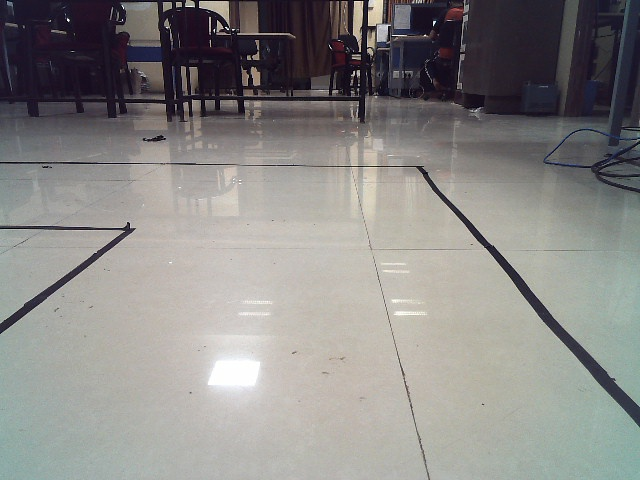
#> input picture src/custom_follow/dataset/left/left_00004.jpg, 640 x 480 px; its folder holds only this picture in this run
$ python calibrate_shapes.py
#> lines starting #> are read from the running program, lines starting #| are printed output that depends on the picture; after the words box and inside, x2 and y2 are one past the last pixel; in counts of white or black regions, pixels touching at a corner belong together
#!/usr/bin/env python3
"""
Shape-Calibration Tool
======================
Run the full lane-detection pipeline on static images so you can tune
parameters BEFORE deploying on the bot.

Usage
-----
1. Create a folder with sub-folders named after each scenario:
       images/
           straight/     *.jpg / *.png   (straight lane)
           left_turn/
           right_turn/
           intersection/
           dead_end/

2. Run:
       python3 calibrate_shapes.py
   or point it at a different root folder:
       python3 calibrate_shapes.py --images_dir /path/to/your/folder

Keyboard controls (per image)
------------------------------
  Arrow Right / Space  – next image
  Arrow Left           – previous image
  g                    – cycle display mode:
                            [0] colour + lines overlay
                            [1] greyscale
                            [2] Gaussian blur
                            [3] Canny edges
                            [4] ROI mask applied to edges
  +  / =               – widen outer-boundary zone (include more frame)
  -                    – shrink outer-boundary zone (far-field only)
  w                    – widen ROI top
  n                    – narrow ROI top
  h                    – raise ROI (move up)
  l                    – lower ROI (move down)
  p                    – print current parameter values to terminal
  q  / Escape          – quit
"""

import os
import sys
import argparse
import glob
import cv2
import numpy as np


# ── Default pipeline parameters (mirror kayro.py defaults) ────────────────────
DEFAULTS = dict(
    roi_top_width    = 0.20,   # fraction of half-width at top of ROI trapezoid
    roi_height       = 0.55,   # y fraction where ROI top edge sits (0=top,1=bottom)
    outer_zone_frac  = 0.75,   # only lines with centre y < frac*H feed shape classifier
    kernel_size      = 9,      # Gaussian kernel size (must be odd)
    canny_low        = 60,
    canny_high       = 150,
    hough_threshold  = 45,
    hough_min_len    = 40,
    hough_max_gap    = 100,
)

# Actual folder names inside lane_detection/
CATEGORIES = ['straight', 'left', 'right', 'lane_endings', 'deadend']

COLOUR_MAP = {
    'horiz':      (255,   0,   0),   # blue
    'diag_left':  (  0, 255,   0),   # green
    'diag_right': (  0,   0, 255),   # red
    'vert_left':  (255,   0, 255),   # magenta
    'vert_right': (  0, 255, 255),   # cyan
    'excluded':   (100, 100, 100),   # grey
}
THICKNESS_MAP = {k: (1 if k == 'excluded' else 3) for k in COLOUR_MAP}

SHAPE_COLOUR = {
    'STRAIGHT':     (200, 200, 200),
    'TURN_LEFT':    (  0, 165, 255),
    'TURN_RIGHT':   (  0, 165, 255),
    'INTERSECTION': (  0, 255, 255),
    'DEAD_END':     (  0,   0, 255),
}

DISPLAY_MODES = ['overlay', 'grey', 'blur', 'edges', 'masked_edges']


# ── Pipeline functions ─────────────────────────────────────────────────────────

def build_roi_mask(shape, roi_top_width, roi_height):
    h, w = shape[:2]
    cx = w / 2
    tl_x = int(cx - w * roi_top_width)
    tr_x = int(cx + w * roi_top_width)
    top_y = int(h * roi_height)
    verts = np.array([[(0, h), (tl_x, top_y), (tr_x, top_y), (w, h)]], dtype=np.int32)
    mask = np.zeros((h, w), dtype=np.uint8)
    cv2.fillPoly(mask, verts, 255)
    return mask, verts


def process_image(im, p):
    """Return intermediate images and Hough lines."""
    gray    = cv2.cvtColor(im, cv2.COLOR_BGR2GRAY)
    blur    = cv2.GaussianBlur(gray, (p['kernel_size'], p['kernel_size']), 0)
    edges   = cv2.Canny(blur, p['canny_low'], p['canny_high'])
    mask, v = build_roi_mask(im.shape, p['roi_top_width'], p['roi_height'])
    masked  = cv2.bitwise_and(edges, mask)
    lines   = cv2.HoughLinesP(
        masked,
        rho=2, theta=np.pi/180,
        threshold=p['hough_threshold'],
        lines=np.array([]),
        minLineLength=p['hough_min_len'],
        maxLineGap=p['hough_max_gap'],
    )
    return gray, blur, edges, masked, lines, v


def classify_road_shape(lines, imshape, outer_zone_y):
    """
    Identical logic to kayro.py – returns (shape_str, debug_dict).
    Lines whose centre y > outer_zone_y are excluded from classification.
    """
    debug = {k: [] for k in COLOUR_MAP}

    if lines is None or len(lines) == 0:
        return 'STRAIGHT', debug

    h, w = imshape[:2]
    mid_x = w / 2.0

    has_horiz = has_diag_left = has_diag_right = has_vert_left = has_vert_right = False

    for line in lines:
        for x1, y1, x2, y2 in line:
            seg = (x1, y1, x2, y2)
            length = ((x2-x1)**2 + (y2-y1)**2)**0.5
            if length < 25:
                debug['excluded'].append(seg)
                continue
            cy = (y1 + y2) / 2.0
            if cy > outer_zone_y:
                debug['excluded'].append(seg)
                continue
            dx = x2 - x1
            abs_slope = abs((y2-y1)/dx) if dx != 0 else 999.0
            cx = (x1 + x2) / 2.0
            if abs_slope < 0.36:
                has_horiz = True;         debug['horiz'].append(seg)
            elif abs_slope > 2.75:
                if cx < mid_x:
                    has_vert_left = True; debug['vert_left'].append(seg)
                else:
                    has_vert_right = True;debug['vert_right'].append(seg)
            else:
                if cx < mid_x:
                    has_diag_left = True; debug['diag_left'].append(seg)
                else:
                    has_diag_right = True;debug['diag_right'].append(seg)

    if has_horiz and not has_diag_left and not has_diag_right:
        return 'DEAD_END', debug
    if has_horiz and (has_diag_left or has_diag_right):
        return 'INTERSECTION', debug
    if (has_horiz or has_vert_right) and not has_diag_right:
        if has_diag_left or has_vert_left:
            return 'TURN_RIGHT', debug
    if (has_horiz or has_vert_left) and not has_diag_left:
        if has_diag_right or has_vert_right:
            return 'TURN_LEFT', debug
    return 'STRAIGHT', debug


def render_overlay(im, debug_lines, roi_verts, outer_zone_y, road_shape, label, p):
    """Colour-coded line overlay + annotations."""
    out = im.copy()
    h, w = out.shape[:2]

    # Draw colour-coded Hough lines
    for cat, segs in debug_lines.items():
        col = COLOUR_MAP[cat]
        th  = THICKNESS_MAP[cat]
        for (x1, y1, x2, y2) in segs:
            cv2.line(out, (x1, y1), (x2, y2), col, th)

    # ROI trapezoid outline
    cv2.polylines(out, roi_verts, True, (0, 255, 255), 1)

    # Outer-boundary zone cutoff (dashed cyan)
    zone_yi = int(outer_zone_y)
    for sx in range(0, w, 20):
        cv2.line(out, (sx, zone_yi), (min(sx+12, w), zone_yi), (0, 220, 220), 2)
    cv2.putText(out, f'zone y<{zone_yi}  frac={p["outer_zone_frac"]:.2f}',
                (10, zone_yi - 6), cv2.FONT_HERSHEY_SIMPLEX, 0.4, (0, 220, 220), 1)

    # Vertical mid-line
    cv2.line(out, (w//2, 0), (w//2, h), (180, 180, 0), 1)

    # Legend
    lx = 10
    for i, (cat, col) in enumerate(COLOUR_MAP.items()):
        ly = 22 + i * 22
        cv2.rectangle(out, (lx, ly-12), (lx+14, ly+2), col, -1)
        cv2.putText(out, f'{cat.upper()} ({len(debug_lines[cat])})',
                    (lx+18, ly), cv2.FONT_HERSHEY_SIMPLEX, 0.42, (255,255,255), 1)

    # Shape result banner
    sc = SHAPE_COLOUR.get(road_shape, (200,200,200))
    cv2.putText(out, f'DETECTED: {road_shape}',
                (w//2 - 100, h - 40), cv2.FONT_HERSHEY_SIMPLEX, 0.8, sc, 2)

    # Ground-truth label (folder name)
    cv2.putText(out, f'Label: {label}',
                (w//2 - 80, h - 14), cv2.FONT_HERSHEY_SIMPLEX, 0.55, (255,255,0), 1)

    # Correct / wrong indicator
    expected = {
        'straight':     'STRAIGHT',
        'left':         'TURN_LEFT',
        'right':        'TURN_RIGHT',
        'lane_endings': 'INTERSECTION',
        'deadend':      'DEAD_END',
    }.get(label)
    if expected is not None:
        ok = road_shape == expected
        cv2.putText(out, '✓ CORRECT' if ok else f'✗ WANT {expected}',
                    (w - 180, 28), cv2.FONT_HERSHEY_SIMPLEX, 0.6,
                    (0,220,0) if ok else (0,0,255), 2)

    return out


def bgr_to_3ch(gray_or_1ch):
    """Ensure an image has 3 channels for display."""
    if len(gray_or_1ch.shape) == 2:
        return cv2.cvtColor(gray_or_1ch, cv2.COLOR_GRAY2BGR)
    return gray_or_1ch


# ── Image loader ───────────────────────────────────────────────────────────────

def load_dataset(root):
    """
    Returns list of (filepath, label) sorted by label then filename.
    Accepts both organised sub-folders and a flat folder of images.
    """
    exts = ('*.jpg', '*.jpeg', '*.png', '*.bmp', '*.webp')
    entries = []

    # Try sub-folder structure first
    for cat in CATEGORIES:
        cat_dir = os.path.join(root, cat)
        if os.path.isdir(cat_dir):
            for ext in exts:
                for fp in sorted(glob.glob(os.path.join(cat_dir, ext))):
                    entries.append((fp, cat))

    # Fall back: flat folder, label = 'unknown'
    if not entries:
        for ext in exts:
            for fp in sorted(glob.glob(os.path.join(root, ext))):
                entries.append((fp, 'unknown'))

    return entries


# ── Main ───────────────────────────────────────────────────────────────────────

def main():
    parser = argparse.ArgumentParser(description='Lane shape calibration tool')
    # Default: the folder containing this script (lane_detection/)
    script_dir = os.path.dirname(os.path.abspath(__file__))
    parser.add_argument('--images_dir', default=script_dir,
                        help='Root folder containing category sub-folders '
                             '(default: same folder as this script)')
    args = parser.parse_args()

    dataset = load_dataset(args.images_dir)
    if not dataset:
        print(f'[ERROR] No images found under "{args.images_dir}"')
        print('  Expected sub-folders (with images inside):')
        for cat in CATEGORIES:
            print(f'    {args.images_dir}/{cat}/*.jpg')
        sys.exit(1)

    print(f'Loaded {len(dataset)} images from "{args.images_dir}"')
    print('  Keyboard: Space/→=next  ←=prev  g=display mode  +/-=zone  w/n=ROI width  h/l=ROI height  p=print params  q=quit')

    p = dict(DEFAULTS)
    idx = 0
    display_mode = 0   # 0=overlay 1=grey 2=blur 3=edges 4=masked
    display_scale = 0.5  # window size; press [ to shrink, ] to enlarge

    while True:
        filepath, label = dataset[idx]
        im = cv2.imread(filepath)
#> im is the input picture: shape (480, 640, 3); mean B, G, R 133.9, 135.9, 137.6
        if im is None:
            print(f'[WARN] Could not read {filepath}, skipping')
            idx = (idx + 1) % len(dataset)
            continue

        # ── Run pipeline ──────────────────────────────────────────────────────
        gray, blur_im, edges, masked, lines, roi_verts = process_image(im, p)
#> in process_image, `blur    = cv2.GaussianBlur(gray, (p['kernel_size'], p['kernel_size']),..`:
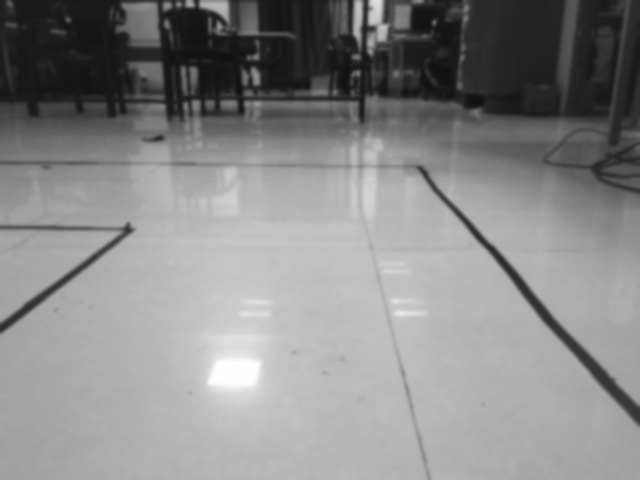
#> blur: shape (480, 640); min 16, max 254, mean 136.2
#> in process_image, `edges   = cv2.Canny(blur, p['canny_low'], p['canny_high'])`:
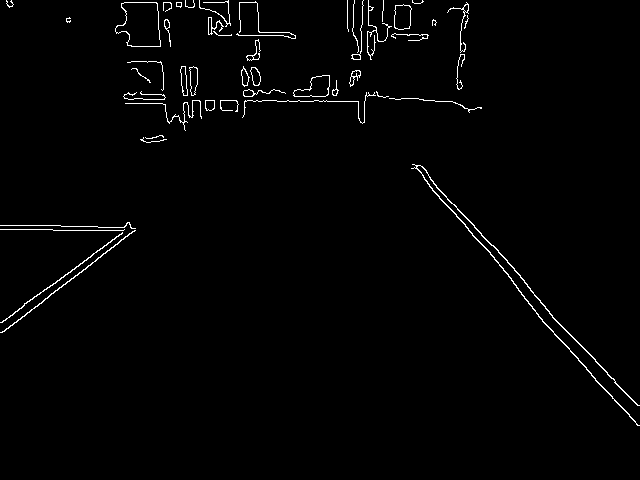
#> edges: shape (480, 640); 1.5% white in thin lines or dots, all inside (x1, y1, x2, y2) = (0, 0, 640, 426)
#> in build_roi_mask, `cv2.fillPoly(mask, verts, 255)`:
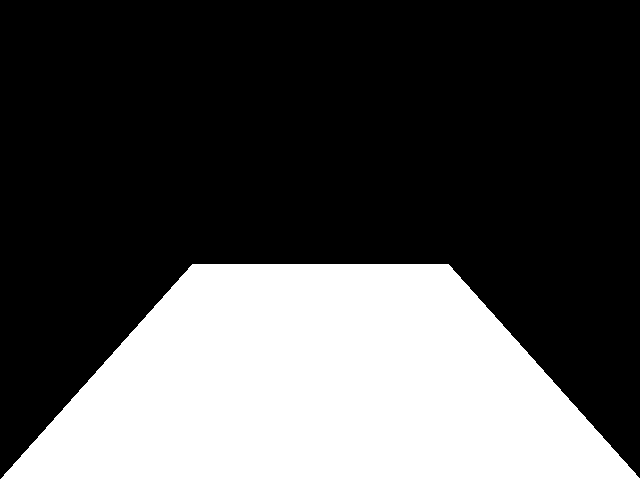
#> mask: shape (480, 640); 31.6% white; 1 white region, box (x1, y1, x2, y2) and area: (0, 264, 640, 480) 96971
#> in process_image, `masked  = cv2.bitwise_and(edges, mask)`: masked: shape (480, 640); every value is 0
#> in process_image, `lines   = cv2.HoughLinesP( masked, rho=2, theta=np.pi/180, threshold=p..`: lines = None
#> roi_verts = [[0, 480], [192, 264], [448, 264], [640, 480]]
        outer_zone_y = im.shape[0] * p['outer_zone_frac']
#> outer_zone_y = 360
        road_shape, debug_lines = classify_road_shape(lines, im.shape, outer_zone_y)
#> road_shape = 'STRAIGHT'; debug_lines = {'horiz': [], 'diag_left': [], 'diag_right': [], 'vert_left': [], 'vert_right': [], 'excluded': []}

        # ── Render chosen display mode ─────────────────────────────────────────
        if display_mode == 0:
            vis = render_overlay(im, debug_lines, roi_verts, outer_zone_y, road_shape, label, p)
#> the loop in render_overlay, `for cat, segs in debug_lines.items():` made 6 passes
#> (cat, col, th) on passes 1 to 6: ('horiz', (255, 0, 0), 3), ('diag_left', (0, 255, 0), 3), ('diag_right', (0, 0, 255), 3), ('vert_left', (255, 0, 255), 3), ('vert_right', (0, 255, 255), 3), ('excluded', (100, 100, 100), 1)
#> in render_overlay, `cv2.polylines(out, roi_verts, True, (0, 255, 255), 1)`: out: shape (480, 640, 3); 0.22% of pixels changed, all inside (x1, y1, x2, y2) = (0, 264, 640, 480)
#> after the loop in render_overlay, `for sx in range(0, w, 20):`:
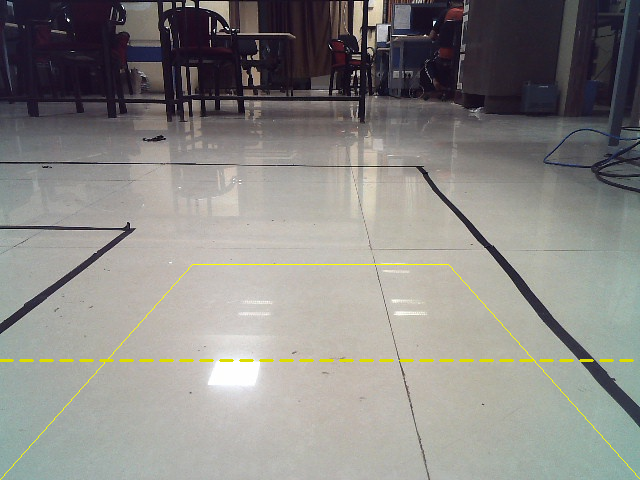
#> out: shape (480, 640, 3); mean B, G, R 132.8, 136.3, 137.9
#> after the loop in render_overlay, `for i, (cat, col) in enumerate(COLOUR_MAP.items()):`:
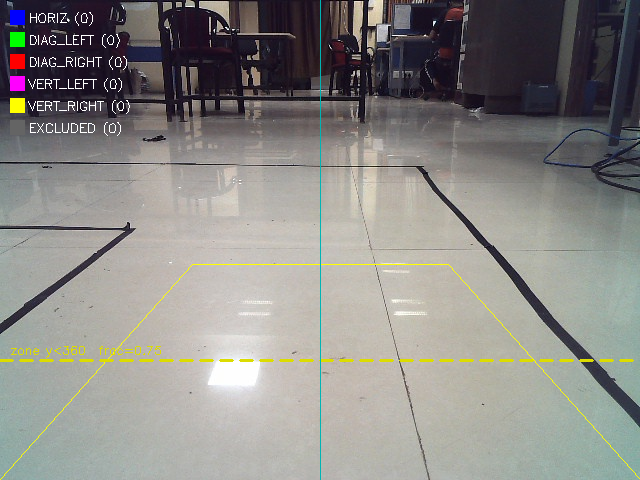
#> out: shape (480, 640, 3); mean B, G, R 133.8, 137.6, 139.1
#> in render_overlay, `cv2.putText(out, f'DETECTED: {road_shape}', (w//2 - 100, h - 40), cv2...`: out: shape (480, 640, 3); 0.63% of pixels changed, all inside (x1, y1, x2, y2) = (222, 422, 477, 442)
#> in render_overlay, `cv2.putText(out, '✓ CORRECT' if ok else f'✗ WANT {expected}', (w - 180..`:
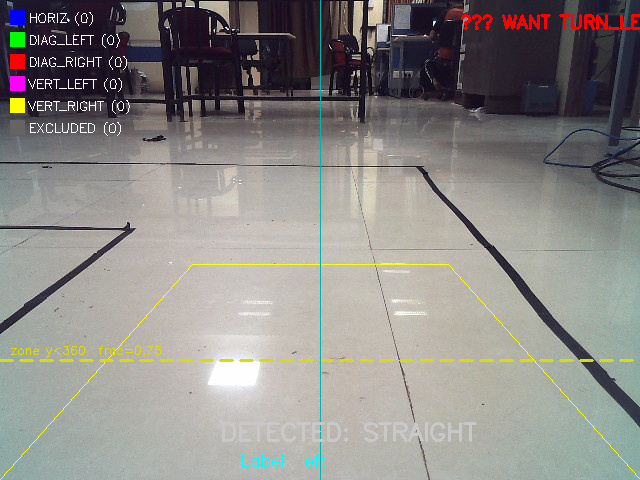
#> out: shape (480, 640, 3); mean B, G, R 133.8, 137.6, 139.9
        elif display_mode == 1:
            vis = bgr_to_3ch(gray)
        elif display_mode == 2:
            vis = bgr_to_3ch(blur_im)
        elif display_mode == 3:
            vis = bgr_to_3ch(edges)
        else:
            vis = bgr_to_3ch(masked)

        # Progress bar at the top
        h_v, w_v = vis.shape[:2]
#> h_v = 480; w_v = 640
        progress_x = int(w_v * (idx / max(1, len(dataset)-1)))
#> progress_x = 0
        cv2.rectangle(vis, (0, 0), (w_v, 6), (50, 50, 50), -1)
        cv2.rectangle(vis, (0, 0), (progress_x, 6), (0, 200, 0), -1)
#> vis: shape (480, 640, 3); mean B, G, R 133.6, 137.5, 139.7

        # Filename + index
        fname = os.path.basename(filepath)
        cv2.putText(vis, f'[{idx+1}/{len(dataset)}] {label}/{fname}  mode={DISPLAY_MODES[display_mode]}',
                    (8, 20), cv2.FONT_HERSHEY_SIMPLEX, 0.45, (220, 220, 0), 1)

        if display_scale != 1.0:
            dh, dw = vis.shape[:2]
#> dh = 480; dw = 640
            vis = cv2.resize(vis, (int(dw * display_scale), int(dh * display_scale)),
                             interpolation=cv2.INTER_AREA)
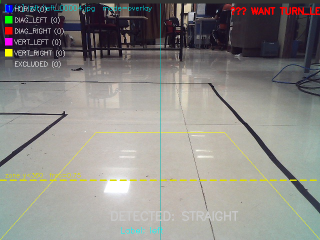
#> vis: shape (240, 320, 3); mean B, G, R 134, 137.9, 139.7
        cv2.imshow('Shape Calibration', vis)

        # ── Keyboard ───────────────────────────────────────────────────────────
        key = cv2.waitKey(0) & 0xFF
#> (key q is pressed here)

        if key in (ord('q'), 27):      # q / Escape
            break
        elif key == ord('['):
            display_scale = max(0.2, display_scale - 0.05)
            print(f'display_scale → {display_scale:.2f}')
            continue
        elif key == ord(']'):
            display_scale = min(2.0, display_scale + 0.05)
            print(f'display_scale → {display_scale:.2f}')
            continue
        elif key in (ord(' '), 83):    # Space or Right-arrow
            idx = (idx + 1) % len(dataset)
        elif key == 81:                # Left-arrow
            idx = (idx - 1) % len(dataset)
        elif key == ord('g'):          # cycle display mode
            display_mode = (display_mode + 1) % len(DISPLAY_MODES)
        elif key in (ord('+'), ord('=')):
            p['outer_zone_frac'] = min(1.0, p['outer_zone_frac'] + 0.02)
            print(f"outer_zone_frac → {p['outer_zone_frac']:.2f}")
        elif key == ord('-'):
            p['outer_zone_frac'] = max(0.10, p['outer_zone_frac'] - 0.02)
            print(f"outer_zone_frac → {p['outer_zone_frac']:.2f}")
        elif key == ord('w'):
            p['roi_top_width'] = min(0.45, p['roi_top_width'] + 0.02)
            print(f"roi_top_width   → {p['roi_top_width']:.2f}")
        elif key == ord('n'):
            p['roi_top_width'] = max(0.05, p['roi_top_width'] - 0.02)
            print(f"roi_top_width   → {p['roi_top_width']:.2f}")
        elif key == ord('h'):
            p['roi_height'] = max(0.20, p['roi_height'] - 0.02)
            print(f"roi_height      → {p['roi_height']:.2f}")
        elif key == ord('l'):
            p['roi_height'] = min(0.90, p['roi_height'] + 0.02)
            print(f"roi_height      → {p['roi_height']:.2f}")
        elif key == ord('p'):
            print('\n── Current parameters ──────────────────────────')
            for k, v in p.items():
                print(f'  {k:<20} = {v}')
            print('  Copy these into kayro.py __init__ to apply.\n')

    cv2.destroyAllWindows()
    print('\nFinal parameters:')
    for k, v in p.items():
        print(f'  {k:<20} = {v}')


if __name__ == '__main__':
    main()
